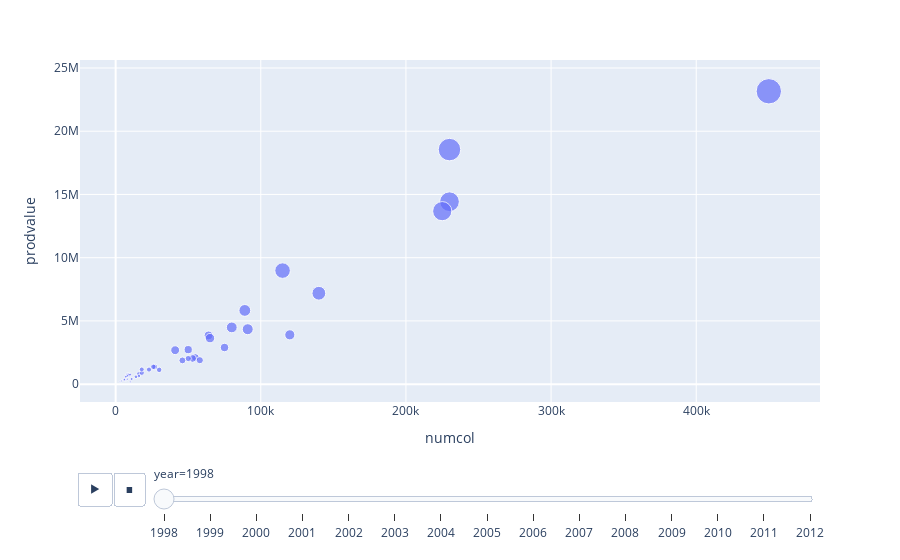

Notebook code for this chart:
### Code cell
px.scatter(mydata, x = 'numcol', y = 'prodvalue', animation_frame = 'year', size = 'totalprod')

### Figure 1 — Plotly figure (JSON) as saved in the notebook; plotly's stock layout.template omitted (floating-point values rounded to 4 significant figures)
{"data": [{"hovertemplate": "year=1998<br>numcol=%{x}<br>prodvalue=%{y}<br>totalprod=%{marker.size}<extra></extra>", "legendgroup": "", "marker": {"color": "#636efa", "size": [1136000, 3300000, 3445000, 37350000, 1944000, 22540000, 4200000, 944000, 6000000, 639000, 828000, 3900000, 736000, 150000, 4551000, 260000, 308000, 6800000, 11060000, 1548000, 1518000, 14030000, 4480000, 460000, 539000, 770000, 5200000, 472000, 29440000, 1404000, 204000, 2250000, 1716000, 21375000, 448000, 7007000, 1740000, 384000, 296000, 2958000, 330000, 8099000, 2760000], "sizemode": "area", "sizeref": 116025, "symbol": "circle"}, "mode": "markers", "name": "", "orientation": "v", "showlegend": false, "type": "scatter", "x": [16000, 55000, 53000, 450000, 27000, 230000, 75000, 8000, 120000, 9000, 9000, 50000, 16000, 3000, 41000, 10000, 7000, 80000, 140000, 18000, 23000, 115000, 64000, 10000, 11000, 14000, 65000, 8000, 230000, 18000, 4000, 50000, 26000, 225000, 7000, 91000, 30000, 6000, 8000, 58000, 6000, 89000, 46000], "xaxis": "x", "y": [818000, 2112000, 2033000, 23157000, 1361000, 14426000, 2898000, 727000, 3900000, 760000, 704000, 2730000, 640000, 210000, 2685000, 179000, 339000, 4488000, 7189000, 898000, 1154000, 8979000, 3853000, 759000, 410000, 585000, 3640000, 651000, 18547000, 1165000, 253000, 2025000, 1373000, 13680000, 591000, 4344000, 1131000, 326000, 394000, 1893000, 376000, 5831000, 1877000], "yaxis": "y"}], "layout": {"legend": {"itemsizing": "constant", "tracegroupgap": 0}, "margin": {"t": 60}, "sliders": [{"active": 0, "currentvalue": {"prefix": "year="}, "len": 0.9, "pad": {"b": 10, "t": 60}, "steps": [{"args": [["1998"], {"frame": {"duration": 0, "redraw": false}, "fromcurrent": true, "mode": "immediate", "transition": {"duration": 0, "easing": "linear"}}], "label": "1998", "method": "animate"}, {"args": [["1999"], {"frame": {"duration": 0, "redraw": false}, "fromcurrent": true, "mode": "immediate", "transition": {"duration": 0, "easing": "linear"}}], "label": "1999", "method": "animate"}, {"args": [["2000"], {"frame": {"duration": 0, "redraw": false}, "fromcurrent": true, "mode": "immediate", "transition": {"duration": 0, "easing": "linear"}}], "label": "2000", "method": "animate"}, {"args": [["2001"], {"frame": {"duration": 0, "redraw": false}, "fromcurrent": true, "mode": "immediate", "transition": {"duration": 0, "easing": "linear"}}], "label": "2001", "method": "animate"}, {"args": [["2002"], {"frame": {"duration": 0, "redraw": false}, "fromcurrent": true, "mode": "immediate", "transition": {"duration": 0, "easing": "linear"}}], "label": "2002", "method": "animate"}, {"args": [["2003"], {"frame": {"duration": 0, "redraw": false}, "fromcurrent": true, "mode": "immediate", "transition": {"duration": 0, "easing": "linear"}}], "label": "2003", "method": "animate"}, {"args": [["2004"], {"frame": {"duration": 0, "redraw": false}, "fromcurrent": true, "mode": "immediate", "transition": {"duration": 0, "easing": "linear"}}], "label": "2004", "method": "animate"}, {"args": [["2005"], {"frame": {"duration": 0, "redraw": false}, "fromcurrent": true, "mode": "immediate", "transition": {"duration": 0, "easing": "linear"}}], "label": "2005", "method": "animate"}, {"args": [["2006"], {"frame": {"duration": 0, "redraw": false}, "fromcurrent": true, "mode": "immediate", "transition": {"duration": 0, "easing": "linear"}}], "label": "2006", "method": "animate"}, {"args": [["2007"], {"frame": {"duration": 0, "redraw": false}, "fromcurrent": true, "mode": "immediate", "transition": {"duration": 0, "easing": "linear"}}], "label": "2007", "method": "animate"}, {"args": [["2008"], {"frame": {"duration": 0, "redraw": false}, "fromcurrent": true, "mode": "immediate", "transition": {"duration": 0, "easing": "linear"}}], "label": "2008", "method": "animate"}, {"args": [["2009"], {"frame": {"duration": 0, "redraw": false}, "fromcurrent": true, "mode": "immediate", "transition": {"duration": 0, "easing": "linear"}}], "label": "2009", "method": "animate"}, {"args": [["2010"], {"frame": {"duration": 0, "redraw": false}, "fromcurrent": true, "mode": "immediate", "transition": {"duration": 0, "easing": "linear"}}], "label": "2010", "method": "animate"}, {"args": [["2011"], {"frame": {"duration": 0, "redraw": false}, "fromcurrent": true, "mode": "immediate", "transition": {"duration": 0, "easing": "linear"}}], "label": "2011", "method": "animate"}, {"args": [["2012"], {"frame": {"duration": 0, "redraw": false}, "fromcurrent": true, "mode": "immediate", "transition": {"duration": 0, "easing": "linear"}}], "label": "2012", "method": "animate"}], "x": 0.1, "xanchor": "left", "y": 0, "yanchor": "top"}], "updatemenus": [{"buttons": [{"args": [null, {"frame": {"duration": 500, "redraw": false}, "fromcurrent": true, "mode": "immediate", "transition": {"duration": 500, "easing": "linear"}}], "label": "&#9654;", "method": "animate"}, {"args": [[null], {"frame": {"duration": 0, "redraw": false}, "fromcurrent": true, "mode": "immediate", "transition": {"duration": 0, "easing": "linear"}}], "label": "&#9724;", "method": "animate"}], "direction": "left", "pad": {"r": 10, "t": 70}, "showactive": false, "type": "buttons", "x": 0.1, "xanchor": "right", "y": 0, "yanchor": "top"}], "xaxis": {"anchor": "y", "domain": [0, 1], "title": {"text": "numcol"}}, "yaxis": {"anchor": "x", "domain": [0, 1], "title": {"text": "prodvalue"}}}}
